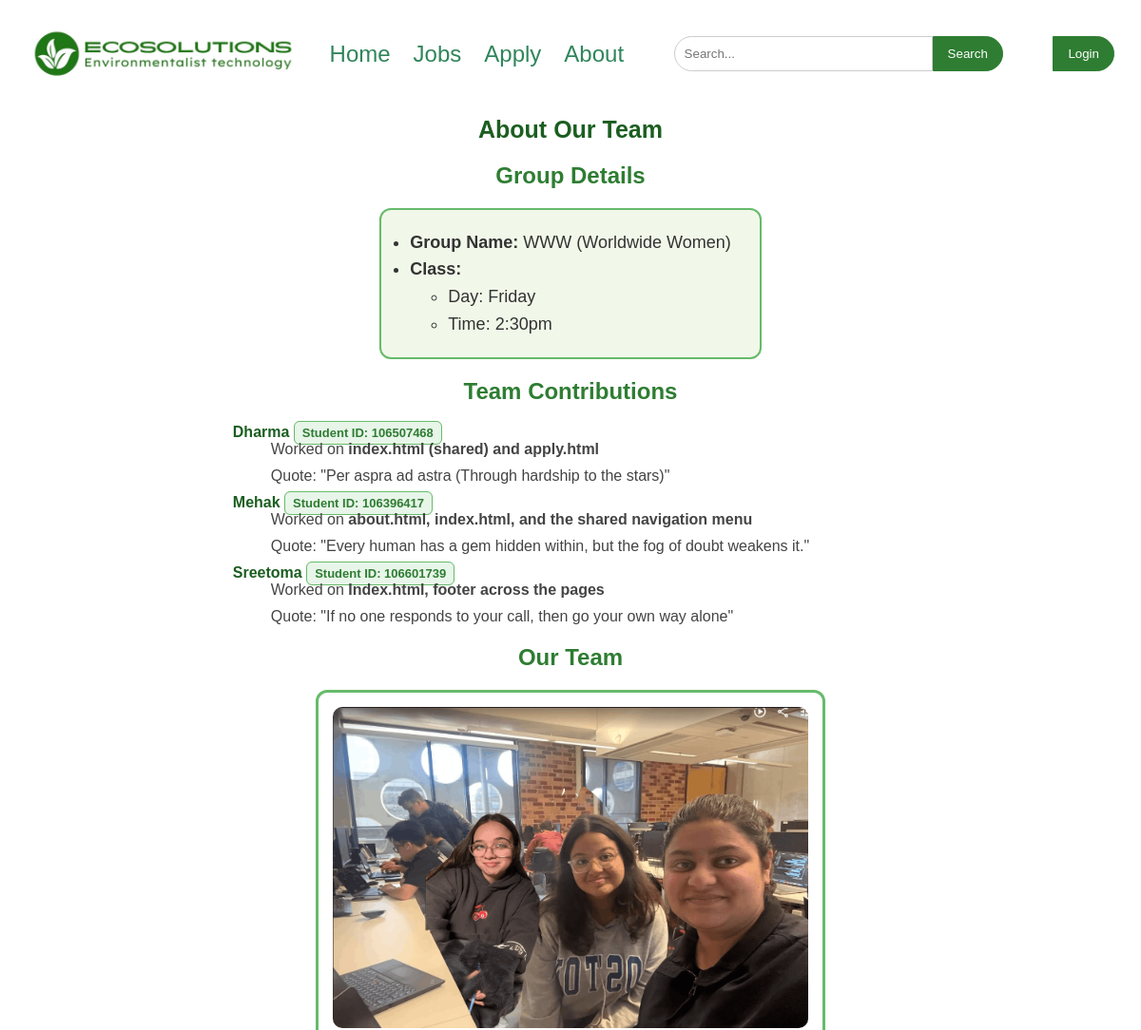
The page /about.php (upper part) on the database as committed earlier.
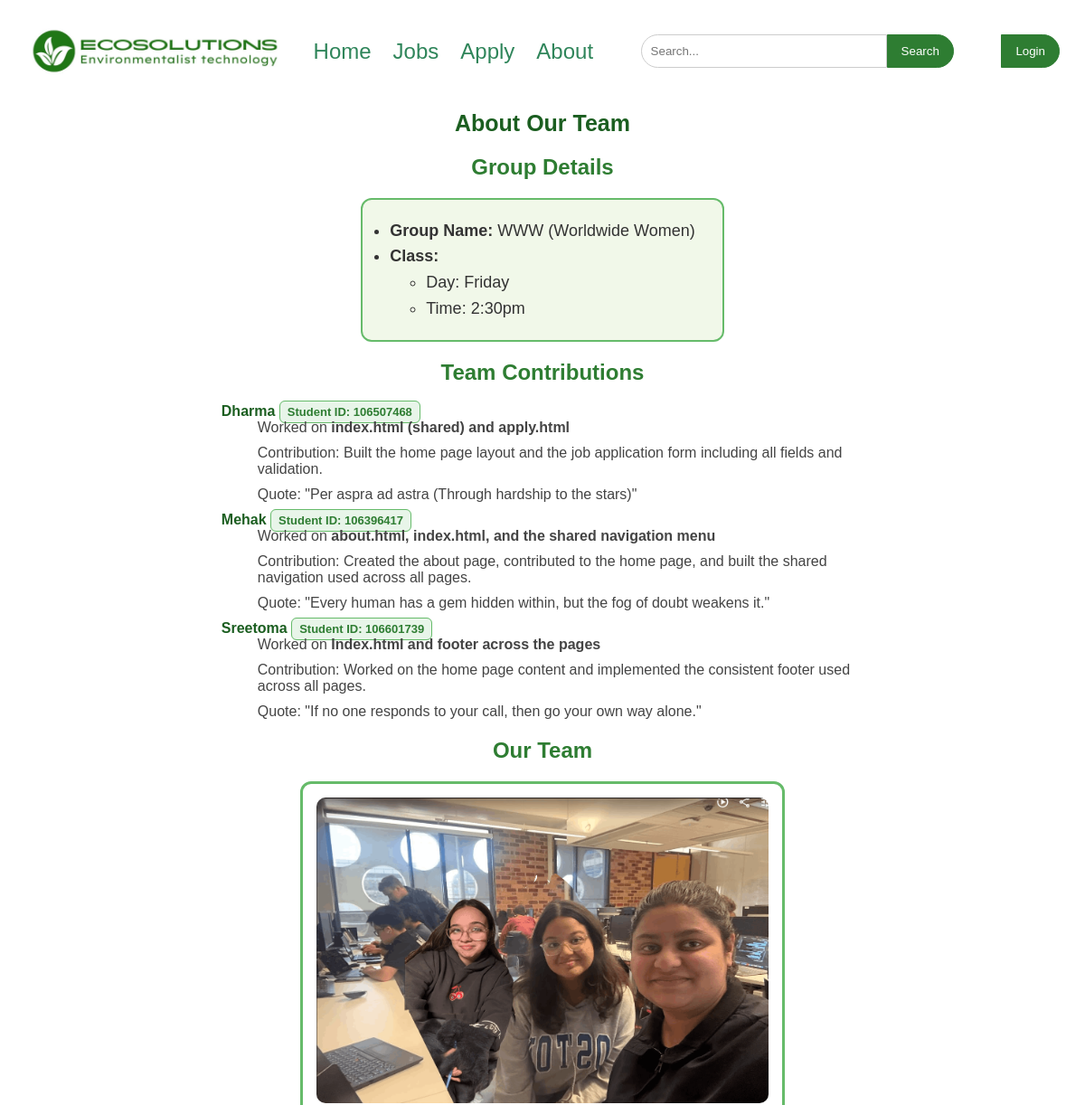
The same page on the database as committed later.
### tables this page shows
CREATE TABLE `about` (
  `id` int(11) NOT NULL,
  `name` varchar(100) NOT NULL,
  `student_id` varchar(20) NOT NULL,
  `pages_worked_on` varchar(255) NOT NULL,
  `contribution` text NOT NULL,
  `quote` text NOT NULL
);

### about.php (the view, shortened to what this page needs)
<!DOCTYPE html>
<html lang="en">
<head>
    <link rel="stylesheet" href="styles.css">
</head>
<body class="about-page">
<?php include 'header.inc'; ?>
<?php include 'settings.php'; ?>
<h1>About Our Team</h1>
<section>
    <h2>Group Details</h2>
    <ul class="info">
        <li><strong>Group Name:</strong> WWW (Worldwide Women)</li>
        <li><strong>Class:</strong>
            <ul>
                <li>Day: Friday</li>
                <li>Time: 2:30pm</li>
            </ul>
        </li>
    </ul>
</section>
<h2>Team Contributions</h2>
<dl class="contributions">
<?php
$result = $conn->query("SELECT * FROM about ORDER BY id ASC");
if ($result && $result->num_rows > 0) {
    while ($row = $result->fetch_assoc()) {
        echo '<dt>' . htmlspecialchars($row['name']) . ' <span class="student-id">Student ID: ' . htmlspecialchars($row['student_id']) . '</span></dt>';
        echo '<dd>Worked on <strong>' . htmlspecialchars($row['pages_worked_on']) . '</strong></dd>';
        echo '<dd>Contribution: ' . htmlspecialchars($row['contribution']) . '</dd>';
        echo '<dd>Quote: "' . htmlspecialchars($row['quote']) . '"</dd>';
    }
} else {
?>
    <dt>Dharma <span class="student-id">Student ID: 106507468</span></dt>
    <dd>Worked on <strong>index.html (shared) and apply.html</strong></dd>
    <dd>Quote: "Per aspra ad astra (Through hardship to the stars)"</dd>
    <dt>Mehak <span class="student-id">Student ID: 106396417</span></dt>
    <dd>Worked on <strong>about.html, index.html, and the shared navigation menu</strong></dd>
    <dd>Quote: "Every human has a gem hidden within, but the fog of doubt weakens it."</dd>
    <dt>Sreetoma <span class="student-id">Student ID: 106601739</span></dt>
    <dd>Worked on <strong>Index.html, footer across the pages</strong></dd>
    <dd>Quote: "If no one responds to your call, then go your own way alone"</dd>
<?php } ?>
</dl>
<h2>Our Team</h2>
<figure class="photo">
    <img src="images/groupphoto.png" alt="Group photo">
</figure>
</body>
</html>

Rows that differ between the two databases and show on the page:
added about: name "Dharma", student "106507468", pages_worked_on "index.html (shared) and apply.html", contribution "Built the home page layout and the job application form including all fields and validation.", quote "Per aspra ad astra (Through hardship to the stars)"
added about: name "Mehak", student "106396417", pages_worked_on "about.html, index.html, and the shared navigation menu", contribution "Created the about page, contributed to the home page, and built the shared navigation used across all pages.", quote "Every human has a gem hidden within, but the fog of doubt weakens it."
added about: name "Sreetoma", student "106601739", pages_worked_on "Index.html and footer across the pages", contribution "Worked on the home page content and implemented the consistent footer used across all pages.", quote "If no one responds to your call, then go your own way alone."
Other text that changed with them:
text no longer shown: "Dharma Student ID: 106507468 Worked on index.html (shared) and apply.html Quote: \"Per aspra ad astra (Through hardship to the stars)\" Mehak Student ID: 106396417 Worked on about.html, index.html, and the shared navigation menu Quote: \"Every human has a gem hidden within, but the fog of doubt weakens it.\" Sreetoma Student ID: 106601739 Worked on Index.html, footer across the pages Quote: \"If no one responds to your call, then go your own way alone\""
